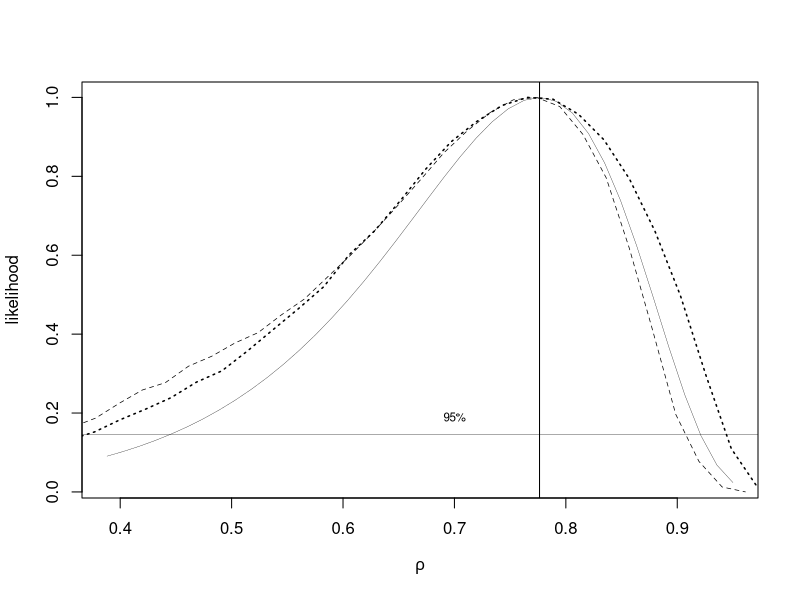

This figure's R source:
#  Figure 15.5

# profile likelihood for correlation coef:
pll<- function(p){
    mux <- p[1]
    muy <- p[2]
    sigx<- p[3]
    sigy<- p[4]
    c1<- sigx*sigy*(sqrt(1-rho^2))
    (n-2)*log(c1) + 1/2/(1-rho^2)*(sum((x-mux)^2)/sigx^2 -
             2*rho*sum((x-mux)*(y-muy))/sigx/sigy +
             sum((y-muy)^2)/sigy^2 )
    }

lrho<- function(rho,x)  # -2*loglikelihood
  {
 x1<- scale(x[,1]); x2<- scale(x[,2])
 x1<- x1*sqrt(n/(n-1)); x2<- x2*sqrt(n/(n-1));
 sy2<- sum(x2^2)
 sx2<-  sum(x1^2)
 sxy<- sum(x1*x2)
 ll<- n*log(1-rho^2) + (sy2-2*rho*sxy+ rho^2*sx2)/(1-rho^2)
 ll
  }


xdat<- matrix(scan('law.dat'),ncol=2,byrow=T)
  x<- (xdat[,1]); y<- (xdat[,2])
  n<- length(x)
  rho.obs<- cor(x,y)


# computing profile likelihood using nlm()
nr<- 40
rhopar<- seq(rho.obs/2,.95,len=nr)  
idone<-0
if (idone<1){
  ll0<- rep(0,nr)
  for (i in 1:nr){
    rho <- rhopar[i]
    ll0[i] <- -nlm(pll,c(mean(x),mean(y),sqrt(var(x)),sqrt(var(y))))$min
  }
  lik12<- exp(ll0-max(ll0))
}

plot(rhopar,lik12,xlab=expression(rho),
     ylab='likelihood',type='n')
   lines(rhopar,lik12,lwd=.3)

set.seed(1)
nb<- 4000

x<- xdat[,1]; y<- xdat[,2]
  mx<- mean(x); my<- mean(y); 
  sx<- sqrt(var(x)*(n-1)/n);  
  sy<- sqrt(var(y)*(n-1)/n);

for (ipar in 1:2){  # 1=parametric, 2= nonparametric
if (ipar==1){
  xs <- rnorm(n*nb)*sx + mx
  ys<- my+ rho.obs*sy/sx*(xs-mx) + sy*sqrt(1-rho.obs^2)*rnorm(n*nb)
}
if (ipar==2){
  id<- sample((1:n),n*nb,repl=T)
  xs<- x[id]; ys<- y[id]
}
xs<- matrix(xs,ncol=n)
  ys<- matrix(ys,ncol=n)
  xm<- c(xs%*% rep(1,n))/n
  ym<- c(ys%*% rep(1,n))/n

covxy<- ((xs-xm)*(ys-ym))%*% rep(1,n)
x2<- (xs-xm)^2 %*% rep(1,n); y2<- (ys-ym)^2%*% rep(1,n)
cor.b<- c(covxy/sqrt(x2*y2))   # bootstrap replications of cor

# bootstrap likelihood
rhoboot<- seq((min(cor.b)+.05),(max(cor.b)-.02),len=nr)

phi<- rep(0,nr)
for (i in 1:nr){
  phi[i]<- qnorm(sum(cor.b<rhoboot[i])/nb)
}
phi0<- qnorm(sum(cor.b<rho.obs)/nb)

# computing jacknife estimate of constant a
# for correlation coef
  cori<- rep(0,n)
  for (i in 1:n){
    cori[i]<- cor(x[-i],y[-i])
  } 
  mc<- mean(cori)
  a<- sum((mc-cori)^3)/6/sum((mc-cori)^2)^(3/2)

s <- 1+ a*(phi-phi0)
pmean<- -phi0*s + phi
ln<- dnorm(phi0,mean=pmean,sd=s)
lt<- ln/max(ln)

  if (ipar==1) lines(rhoboot,lt,lty='dashed',lwd=.7)
  if (ipar==2) lines(rhoboot,lt,lty='dotted',lwd=1.52)
} # end ipar

  abline(v= rho.obs)
  abline(h=exp(-1.96^2/2),lwd=.3)
  text(.7,.19,'95%',cex=.7)
  print(c(phi0,a))
